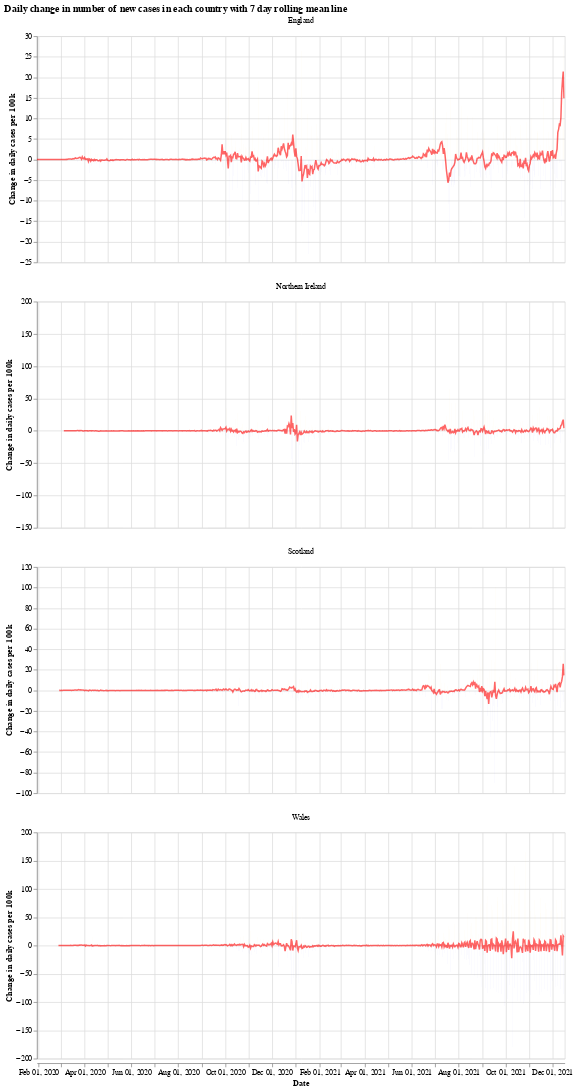

The notebook cell this image was saved under:
### Markdown cell above
We will use the Python library `Altair` for visualising the data, see the [altair docs](https://altair-viz.github.io/) for more information.

First we have a graph which shows the daily change in the number of new cases for each country. This number jumps up and down all over the place, which is likely due to delay in reporting of new cases over the weekend. Another interesting thing is that it looks like the daily cases in Wales experienced a much shorter period of calm over the summer (calm in the sense of daily cases not jumping up and down).

The orange bars are days when the number of new cases (per 100k population) was more than the previous day, while the blue are days when the number of new cases dropped. The red line is the 7 day moving average. 

When the moving average line is below 0, it means that there is a consistent drop in new cases. We can see this clearly happening around the times that lockdowns were introduced (though, to varying degrees). I will update the graphs soon with a marker of when each lockdown started.

### Code cell
# collapse
import altair as alt

bars = alt.Chart(uk_cases).mark_bar().encode(
    x=alt.X("yearmonthdate(date):T", axis=alt.Axis(title='Date')),
    y=alt.Y("casesChangeRate:Q", axis=alt.Axis(title='Change in daily cases per 100k')),
    tooltip='casesChange',
    color=alt.condition(
        alt.datum.casesChangeRate > 0,
        alt.value("orange"),  # The positive color
        alt.value("blue")  # The negative color
    )
).properties(title='Daily change in number of new cases with 7 day rolling mean',width=700).interactive()

line = alt.Chart(uk_cases).mark_line(
    color='red',
    size=2,
    opacity=0.6
).transform_window(
    rolling_mean='mean(casesChangeRate)',
    frame=[0, 7],
    groupby=['areaName']
).encode(
    x='yearmonthdate(date):T',
    y='rolling_mean:Q'
)

alt.layer(bars, line, data=uk_cases).facet(alt.Column(
    'areaName', title=''), columns=1).resolve_scale(y='independent').properties(title='Daily change in number of new cases in each country with 7 day rolling mean line')

### Figure 1 — Vega-Lite specification as saved in the notebook (floating-point values rounded to 4 significant figures; data arrays with more than 128 entries replaced by an {"elided": "..."} marker saying what was removed)
{"config": {"view": {"continuousWidth": 400, "continuousHeight": 300}}, "data": {"name": "data-825deea7374daa8da39e8d26772127c9"}, "facet": {"type": "nominal", "field": "areaName", "title": ""}, "spec": {"layer": [{"mark": "bar", "encoding": {"color": {"condition": {"value": "orange", "test": "(datum.casesChangeRate > 0)"}, "value": "blue"}, "tooltip": {"type": "quantitative", "field": "casesChange"}, "x": {"type": "temporal", "axis": {"title": "Date"}, "field": "date", "timeUnit": "yearmonthdate"}, "y": {"type": "quantitative", "axis": {"title": "Change in daily cases per 100k"}, "field": "casesChangeRate"}}, "selection": {"selector001": {"type": "interval", "bind": "scales", "encodings": ["x", "y"]}}, "title": "Daily change in number of new cases with 7 day rolling mean", "width": 700}, {"mark": {"type": "line", "color": "red", "opacity": 0.6, "size": 2}, "encoding": {"x": {"type": "temporal", "field": "date", "timeUnit": "yearmonthdate"}, "y": {"type": "quantitative", "field": "rolling_mean"}}, "transform": [{"window": [{"op": "mean", "field": "casesChangeRate", "as": "rolling_mean"}], "frame": [0, 7], "groupby": ["areaName"]}]}]}, "columns": 1, "resolve": {"scale": {"y": "independent"}}, "title": "Daily change in number of new cases in each country with 7 day rolling mean line", "$schema": "https://vega.github.io/schema/vega-lite/v4.8.1.json", "datasets": {"data-825deea7374daa8da39e8d26772127c9": {"elided": "2656 records"}}}
